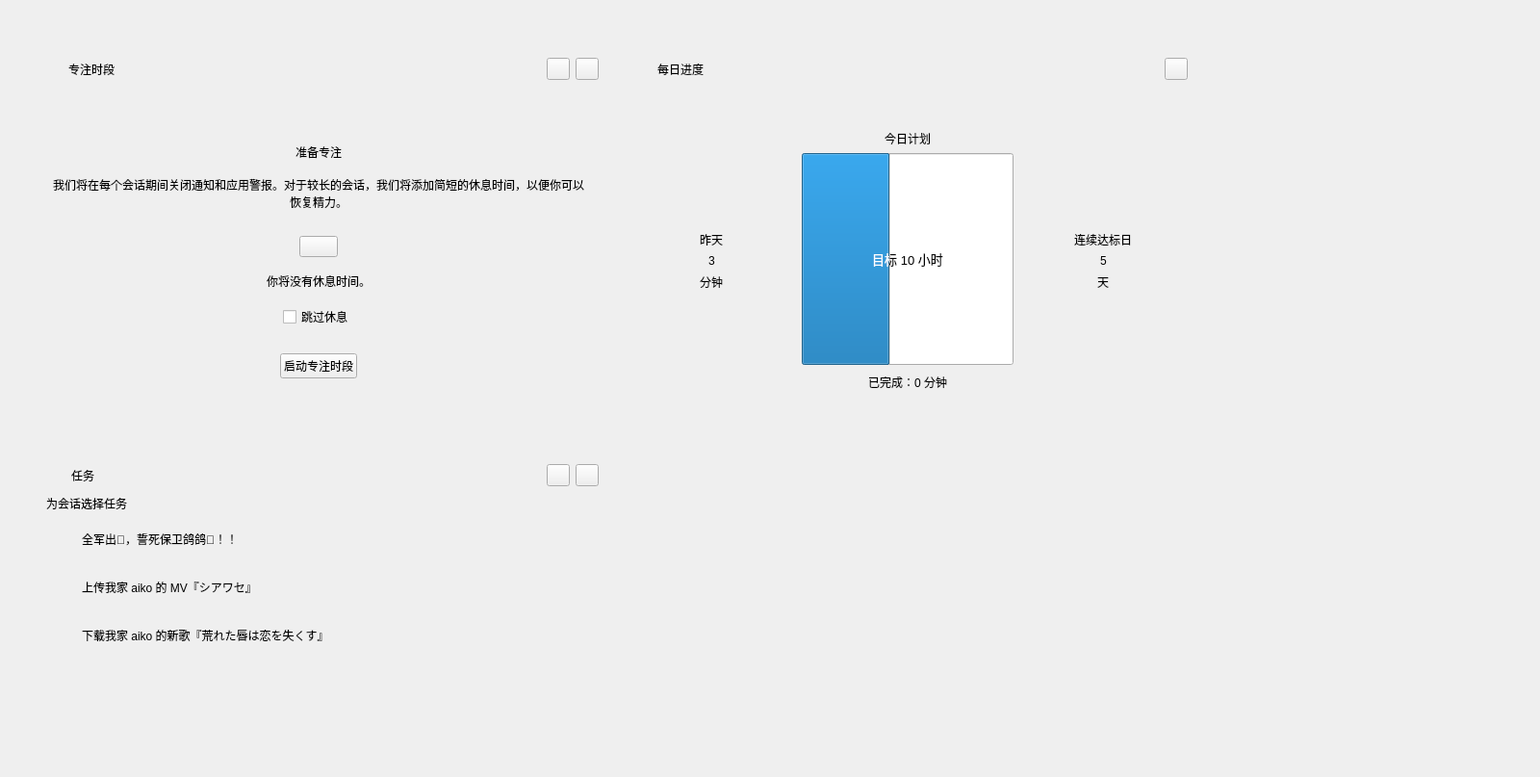
<?xml version="1.0" encoding="UTF-8"?>
<ui version="4.0">
 <class>FocusInterface</class>
 <widget class="QWidget" name="FocusInterface">
  <property name="geometry">
   <rect>
    <x>0</x>
    <y>0</y>
    <width>1600</width>
    <height>807</height>
   </rect>
  </property>
  <property name="windowTitle">
   <string>Form</string>
  </property>
  <layout class="QHBoxLayout" name="horizontalLayout_3">
   <item>
    <layout class="QGridLayout" name="gridLayout" columnstretch="1,1,0">
     <property name="sizeConstraint">
      <enum>QLayout::SetDefaultConstraint</enum>
     </property>
     <property name="leftMargin">
      <number>20</number>
     </property>
     <property name="topMargin">
      <number>40</number>
     </property>
     <property name="rightMargin">
      <number>20</number>
     </property>
     <property name="bottomMargin">
      <number>20</number>
     </property>
     <property name="spacing">
      <number>12</number>
     </property>
     <item row="0" column="1">
      <widget class="CardWidget" name="progressCard">
       <property name="sizePolicy">
        <sizepolicy hsizetype="Expanding" vsizetype="Fixed">
         <horstretch>0</horstretch>
         <verstretch>0</verstretch>
        </sizepolicy>
       </property>
       <property name="minimumSize">
        <size>
         <width>380</width>
         <height>410</height>
        </size>
       </property>
       <property name="maximumSize">
        <size>
         <width>600</width>
         <height>410</height>
        </size>
       </property>
       <layout class="QVBoxLayout" name="verticalLayout_4">
        <property name="sizeConstraint">
         <enum>QLayout::SetDefaultConstraint</enum>
        </property>
        <item>
         <layout class="QVBoxLayout" name="verticalLayout_2" stretch="0,0">
          <property name="sizeConstraint">
           <enum>QLayout::SetMinAndMaxSize</enum>
          </property>
          <item>
           <layout class="QHBoxLayout" name="horizontalLayout_4">
            <property name="leftMargin">
             <number>5</number>
            </property>
            <item>
             <widget class="IconWidget" name="progressIcon" native="true">
              <property name="minimumSize">
               <size>
                <width>18</width>
                <height>18</height>
               </size>
              </property>
              <property name="maximumSize">
               <size>
                <width>18</width>
                <height>18</height>
               </size>
              </property>
              <property name="icon" stdset="0">
               <iconset resource="../resource.qrc">
                <normaloff>:/images/tips.png</normaloff>:/images/tips.png</iconset>
              </property>
             </widget>
            </item>
            <item>
             <spacer name="horizontalSpacer_8">
              <property name="orientation">
               <enum>Qt::Horizontal</enum>
              </property>
              <property name="sizeType">
               <enum>QSizePolicy::Fixed</enum>
              </property>
              <property name="sizeHint" stdset="0">
               <size>
                <width>2</width>
                <height>20</height>
               </size>
              </property>
             </spacer>
            </item>
            <item>
             <widget class="StrongBodyLabel" name="dailyProgressLabel">
              <property name="text">
               <string>每日进度</string>
              </property>
             </widget>
            </item>
            <item>
             <spacer name="horizontalSpacer_9">
              <property name="orientation">
               <enum>Qt::Horizontal</enum>
              </property>
              <property name="sizeHint" stdset="0">
               <size>
                <width>40</width>
                <height>20</height>
               </size>
              </property>
             </spacer>
            </item>
            <item alignment="Qt::AlignRight">
             <widget class="TransparentToolButton" name="editButton"/>
            </item>
           </layout>
          </item>
          <item>
           <layout class="QHBoxLayout" name="horizontalLayout_5" stretch="1,2,1">
            <property name="sizeConstraint">
             <enum>QLayout::SetMinAndMaxSize</enum>
            </property>
            <item>
             <layout class="QVBoxLayout" name="verticalLayout_5">
              <item>
               <spacer name="verticalSpacer_5">
                <property name="orientation">
                 <enum>Qt::Vertical</enum>
                </property>
                <property name="sizeHint" stdset="0">
                 <size>
                  <width>20</width>
                  <height>40</height>
                 </size>
                </property>
               </spacer>
              </item>
              <item alignment="Qt::AlignHCenter|Qt::AlignVCenter">
               <widget class="BodyLabel" name="yesterdayLabel">
                <property name="text">
                 <string>昨天</string>
                </property>
               </widget>
              </item>
              <item alignment="Qt::AlignHCenter|Qt::AlignVCenter">
               <widget class="LargeTitleLabel" name="yesterdayTimeLabel">
                <property name="text">
                 <string>3</string>
                </property>
               </widget>
              </item>
              <item alignment="Qt::AlignHCenter|Qt::AlignVCenter">
               <widget class="BodyLabel" name="minuteLabel1">
                <property name="text">
                 <string>分钟</string>
                </property>
               </widget>
              </item>
              <item>
               <spacer name="verticalSpacer_6">
                <property name="orientation">
                 <enum>Qt::Vertical</enum>
                </property>
                <property name="sizeHint" stdset="0">
                 <size>
                  <width>20</width>
                  <height>40</height>
                 </size>
                </property>
               </spacer>
              </item>
             </layout>
            </item>
            <item>
             <layout class="QVBoxLayout" name="verticalLayout_10" stretch="0,0,1,0,0,0">
              <item>
               <spacer name="verticalSpacer_15">
                <property name="orientation">
                 <enum>Qt::Vertical</enum>
                </property>
                <property name="sizeHint" stdset="0">
                 <size>
                  <width>20</width>
                  <height>40</height>
                 </size>
                </property>
               </spacer>
              </item>
              <item>
               <widget class="SubtitleLabel" name="targetLabel">
                <property name="text">
                 <string>今日计划</string>
                </property>
                <property name="alignment">
                 <set>Qt::AlignCenter</set>
                </property>
               </widget>
              </item>
              <item>
               <widget class="ProgressRing" name="progressRing">
                <property name="sizePolicy">
                 <sizepolicy hsizetype="Expanding" vsizetype="Expanding">
                  <horstretch>1</horstretch>
                  <verstretch>1</verstretch>
                 </sizepolicy>
                </property>
                <property name="minimumSize">
                 <size>
                  <width>150</width>
                  <height>150</height>
                 </size>
                </property>
                <property name="maximumSize">
                 <size>
                  <width>220</width>
                  <height>220</height>
                 </size>
                </property>
                <property name="font">
                 <font>
                  <family>Microsoft YaHei UI</family>
                  <pointsize>10</pointsize>
                  <weight>50</weight>
                  <bold>false</bold>
                 </font>
                </property>
                <property name="maximum">
                 <number>24</number>
                </property>
                <property name="value">
                 <number>10</number>
                </property>
                <property name="alignment">
                 <set>Qt::AlignCenter</set>
                </property>
                <property name="textVisible">
                 <bool>true</bool>
                </property>
                <property name="orientation">
                 <enum>Qt::Horizontal</enum>
                </property>
                <property name="textDirection">
                 <enum>QProgressBar::TopToBottom</enum>
                </property>
                <property name="format">
                 <string>目标 %v 小时</string>
                </property>
                <property name="useAni" stdset="0">
                 <bool>false</bool>
                </property>
                <property name="val" stdset="0">
                 <double>10.000000000000000</double>
                </property>
                <property name="strokeWidth" stdset="0">
                 <number>15</number>
                </property>
               </widget>
              </item>
              <item>
               <spacer name="verticalSpacer_16">
                <property name="orientation">
                 <enum>Qt::Vertical</enum>
                </property>
                <property name="sizeType">
                 <enum>QSizePolicy::Fixed</enum>
                </property>
                <property name="sizeHint" stdset="0">
                 <size>
                  <width>20</width>
                  <height>3</height>
                 </size>
                </property>
               </spacer>
              </item>
              <item alignment="Qt::AlignHCenter">
               <widget class="BodyLabel" name="finishTimeLabel">
                <property name="text">
                 <string>已完成：0 分钟</string>
                </property>
               </widget>
              </item>
              <item>
               <spacer name="verticalSpacer_13">
                <property name="orientation">
                 <enum>Qt::Vertical</enum>
                </property>
                <property name="sizeHint" stdset="0">
                 <size>
                  <width>20</width>
                  <height>40</height>
                 </size>
                </property>
               </spacer>
              </item>
             </layout>
            </item>
            <item>
             <layout class="QVBoxLayout" name="verticalLayout_6">
              <item>
               <spacer name="verticalSpacer_9">
                <property name="orientation">
                 <enum>Qt::Vertical</enum>
                </property>
                <property name="sizeHint" stdset="0">
                 <size>
                  <width>20</width>
                  <height>40</height>
                 </size>
                </property>
               </spacer>
              </item>
              <item alignment="Qt::AlignHCenter|Qt::AlignVCenter">
               <widget class="BodyLabel" name="continousComplianceDayLabel">
                <property name="text">
                 <string>连续达标日</string>
                </property>
               </widget>
              </item>
              <item alignment="Qt::AlignHCenter">
               <widget class="LargeTitleLabel" name="compianceDayLabel">
                <property name="text">
                 <string>5</string>
                </property>
               </widget>
              </item>
              <item alignment="Qt::AlignHCenter">
               <widget class="BodyLabel" name="dayLabel">
                <property name="text">
                 <string>天</string>
                </property>
               </widget>
              </item>
              <item>
               <spacer name="verticalSpacer_10">
                <property name="orientation">
                 <enum>Qt::Vertical</enum>
                </property>
                <property name="sizeHint" stdset="0">
                 <size>
                  <width>20</width>
                  <height>40</height>
                 </size>
                </property>
               </spacer>
              </item>
             </layout>
            </item>
           </layout>
          </item>
         </layout>
        </item>
       </layout>
      </widget>
     </item>
     <item row="0" column="0">
      <widget class="CardWidget" name="focusCard">
       <property name="sizePolicy">
        <sizepolicy hsizetype="Expanding" vsizetype="Fixed">
         <horstretch>0</horstretch>
         <verstretch>0</verstretch>
        </sizepolicy>
       </property>
       <property name="minimumSize">
        <size>
         <width>380</width>
         <height>410</height>
        </size>
       </property>
       <property name="maximumSize">
        <size>
         <width>600</width>
         <height>410</height>
        </size>
       </property>
       <property name="styleSheet">
        <string notr="true"/>
       </property>
       <layout class="QVBoxLayout" name="verticalLayout_3">
        <property name="sizeConstraint">
         <enum>QLayout::SetDefaultConstraint</enum>
        </property>
        <item>
         <layout class="QVBoxLayout" name="verticalLayout">
          <property name="sizeConstraint">
           <enum>QLayout::SetDefaultConstraint</enum>
          </property>
          <item>
           <layout class="QHBoxLayout" name="horizontalLayout_2">
            <property name="leftMargin">
             <number>5</number>
            </property>
            <item>
             <widget class="IconWidget" name="focusCardIcon" native="true">
              <property name="minimumSize">
               <size>
                <width>20</width>
                <height>20</height>
               </size>
              </property>
              <property name="maximumSize">
               <size>
                <width>20</width>
                <height>20</height>
               </size>
              </property>
              <property name="icon" stdset="0">
               <iconset resource="../resource.qrc">
                <normaloff>:/images/alarms.png</normaloff>:/images/alarms.png</iconset>
              </property>
             </widget>
            </item>
            <item>
             <widget class="StrongBodyLabel" name="focusPeriodLabel">
              <property name="text">
               <string>专注时段</string>
              </property>
             </widget>
            </item>
            <item>
             <spacer name="horizontalSpacer">
              <property name="orientation">
               <enum>Qt::Horizontal</enum>
              </property>
              <property name="sizeHint" stdset="0">
               <size>
                <width>40</width>
                <height>20</height>
               </size>
              </property>
             </spacer>
            </item>
            <item>
             <widget class="TransparentToolButton" name="pinButton"/>
            </item>
            <item>
             <widget class="TransparentToolButton" name="moreButton"/>
            </item>
           </layout>
          </item>
          <item>
           <spacer name="verticalSpacer_12">
            <property name="orientation">
             <enum>Qt::Vertical</enum>
            </property>
            <property name="sizeHint" stdset="0">
             <size>
              <width>20</width>
              <height>40</height>
             </size>
            </property>
           </spacer>
          </item>
          <item>
           <widget class="SubtitleLabel" name="prepareFocusLabel">
            <property name="text">
             <string>准备专注</string>
            </property>
            <property name="alignment">
             <set>Qt::AlignCenter</set>
            </property>
           </widget>
          </item>
          <item>
           <layout class="QHBoxLayout" name="horizontalLayout_6">
            <property name="leftMargin">
             <number>15</number>
            </property>
            <property name="topMargin">
             <number>10</number>
            </property>
            <property name="rightMargin">
             <number>15</number>
            </property>
            <item>
             <widget class="BodyLabel" name="hintLabel">
              <property name="text">
               <string>我们将在每个会话期间关闭通知和应用警报。对于较长的会话，我们将添加简短的休息时间，以便你可以恢复精力。</string>
              </property>
              <property name="alignment">
               <set>Qt::AlignCenter</set>
              </property>
              <property name="wordWrap">
               <bool>true</bool>
              </property>
              <property name="margin">
               <number>0</number>
              </property>
              <property name="lightColor" stdset="0">
               <color>
                <red>96</red>
                <green>96</green>
                <blue>96</blue>
               </color>
              </property>
              <property name="darkColor" stdset="0">
               <color>
                <red>206</red>
                <green>206</green>
                <blue>206</blue>
               </color>
              </property>
             </widget>
            </item>
           </layout>
          </item>
          <item>
           <spacer name="verticalSpacer_2">
            <property name="orientation">
             <enum>Qt::Vertical</enum>
            </property>
            <property name="sizeType">
             <enum>QSizePolicy::Fixed</enum>
            </property>
            <property name="sizeHint" stdset="0">
             <size>
              <width>20</width>
              <height>20</height>
             </size>
            </property>
           </spacer>
          </item>
          <item alignment="Qt::AlignHCenter">
           <widget class="TimePicker" name="timePicker">
            <property name="secondVisible" stdset="0">
             <bool>true</bool>
            </property>
           </widget>
          </item>
          <item>
           <spacer name="verticalSpacer_3">
            <property name="orientation">
             <enum>Qt::Vertical</enum>
            </property>
            <property name="sizeType">
             <enum>QSizePolicy::Fixed</enum>
            </property>
            <property name="sizeHint" stdset="0">
             <size>
              <width>20</width>
              <height>10</height>
             </size>
            </property>
           </spacer>
          </item>
          <item alignment="Qt::AlignHCenter">
           <widget class="BodyLabel" name="bottomHintLabel">
            <property name="text">
             <string>你将没有休息时间。</string>
            </property>
            <property name="alignment">
             <set>Qt::AlignCenter</set>
            </property>
           </widget>
          </item>
          <item>
           <spacer name="verticalSpacer_11">
            <property name="orientation">
             <enum>Qt::Vertical</enum>
            </property>
            <property name="sizeType">
             <enum>QSizePolicy::Fixed</enum>
            </property>
            <property name="sizeHint" stdset="0">
             <size>
              <width>20</width>
              <height>10</height>
             </size>
            </property>
           </spacer>
          </item>
          <item alignment="Qt::AlignHCenter">
           <widget class="CheckBox" name="skipRelaxCheckBox">
            <property name="enabled">
             <bool>true</bool>
            </property>
            <property name="text">
             <string>跳过休息</string>
            </property>
           </widget>
          </item>
          <item>
           <spacer name="verticalSpacer_4">
            <property name="orientation">
             <enum>Qt::Vertical</enum>
            </property>
            <property name="sizeType">
             <enum>QSizePolicy::Fixed</enum>
            </property>
            <property name="sizeHint" stdset="0">
             <size>
              <width>20</width>
              <height>20</height>
             </size>
            </property>
           </spacer>
          </item>
          <item alignment="Qt::AlignHCenter">
           <widget class="PrimaryPushButton" name="startFocusButton">
            <property name="text">
             <string>启动专注时段</string>
            </property>
            <property name="autoDefault">
             <bool>true</bool>
            </property>
           </widget>
          </item>
          <item>
           <spacer name="verticalSpacer">
            <property name="orientation">
             <enum>Qt::Vertical</enum>
            </property>
            <property name="sizeHint" stdset="0">
             <size>
              <width>20</width>
              <height>40</height>
             </size>
            </property>
           </spacer>
          </item>
         </layout>
        </item>
       </layout>
      </widget>
     </item>
     <item row="1" column="0">
      <widget class="CardWidget" name="taskCard">
       <property name="minimumSize">
        <size>
         <width>370</width>
         <height>0</height>
        </size>
       </property>
       <property name="maximumSize">
        <size>
         <width>600</width>
         <height>395</height>
        </size>
       </property>
       <layout class="QVBoxLayout" name="verticalLayout_8">
        <item>
         <layout class="QVBoxLayout" name="verticalLayout_7">
          <property name="leftMargin">
           <number>8</number>
          </property>
          <item>
           <layout class="QHBoxLayout" name="horizontalLayout_7">
            <item>
             <widget class="IconWidget" name="taskCardIcon" native="true">
              <property name="minimumSize">
               <size>
                <width>18</width>
                <height>18</height>
               </size>
              </property>
              <property name="maximumSize">
               <size>
                <width>18</width>
                <height>18</height>
               </size>
              </property>
              <property name="icon" stdset="0">
               <iconset resource="../resource.qrc">
                <normaloff>:/images/todo.png</normaloff>:/images/todo.png</iconset>
              </property>
             </widget>
            </item>
            <item>
             <spacer name="horizontalSpacer_7">
              <property name="orientation">
               <enum>Qt::Horizontal</enum>
              </property>
              <property name="sizeType">
               <enum>QSizePolicy::Fixed</enum>
              </property>
              <property name="sizeHint" stdset="0">
               <size>
                <width>2</width>
                <height>2</height>
               </size>
              </property>
             </spacer>
            </item>
            <item>
             <widget class="StrongBodyLabel" name="taskLabel">
              <property name="text">
               <string>任务</string>
              </property>
             </widget>
            </item>
            <item>
             <spacer name="horizontalSpacer_3">
              <property name="orientation">
               <enum>Qt::Horizontal</enum>
              </property>
              <property name="sizeHint" stdset="0">
               <size>
                <width>40</width>
                <height>20</height>
               </size>
              </property>
             </spacer>
            </item>
            <item>
             <widget class="TransparentToolButton" name="addTaskButton"/>
            </item>
            <item>
             <widget class="TransparentToolButton" name="moreTaskButton"/>
            </item>
           </layout>
          </item>
          <item>
           <spacer name="verticalSpacer_8">
            <property name="orientation">
             <enum>Qt::Vertical</enum>
            </property>
            <property name="sizeType">
             <enum>QSizePolicy::Fixed</enum>
            </property>
            <property name="sizeHint" stdset="0">
             <size>
              <width>20</width>
              <height>3</height>
             </size>
            </property>
           </spacer>
          </item>
          <item>
           <widget class="BodyLabel" name="hintLabel_2">
            <property name="text">
             <string>为会话选择任务</string>
            </property>
            <property name="lightColor" stdset="0">
             <color>
              <red>96</red>
              <green>96</green>
              <blue>96</blue>
             </color>
            </property>
            <property name="darkColor" stdset="0">
             <color>
              <red>206</red>
              <green>206</green>
              <blue>206</blue>
             </color>
            </property>
           </widget>
          </item>
          <item>
           <layout class="QVBoxLayout" name="verticalLayout_9">
            <property name="rightMargin">
             <number>7</number>
            </property>
            <item>
             <widget class="CardWidget" name="taskCard1">
              <property name="minimumSize">
               <size>
                <width>0</width>
                <height>44</height>
               </size>
              </property>
              <property name="maximumSize">
               <size>
                <width>16777215</width>
                <height>44</height>
               </size>
              </property>
              <layout class="QHBoxLayout" name="horizontalLayout_9">
               <property name="leftMargin">
                <number>15</number>
               </property>
               <item>
                <layout class="QHBoxLayout" name="horizontalLayout_8">
                 <item>
                  <widget class="IconWidget" name="taskIcon1" native="true">
                   <property name="sizePolicy">
                    <sizepolicy hsizetype="Preferred" vsizetype="Preferred">
                     <horstretch>16</horstretch>
                     <verstretch>16</verstretch>
                    </sizepolicy>
                   </property>
                   <property name="minimumSize">
                    <size>
                     <width>16</width>
                     <height>16</height>
                    </size>
                   </property>
                   <property name="maximumSize">
                    <size>
                     <width>16</width>
                     <height>16</height>
                    </size>
                   </property>
                  </widget>
                 </item>
                </layout>
               </item>
               <item>
                <widget class="BodyLabel" name="taskLabel1">
                 <property name="text">
                  <string>全军出🐔，誓死保卫鸽鸽🏀！！</string>
                 </property>
                 <property name="pixelFontSize" stdset="0">
                  <number>14</number>
                 </property>
                 <property name="strikeOut" stdset="0">
                  <bool>true</bool>
                 </property>
                </widget>
               </item>
               <item>
                <spacer name="horizontalSpacer_4">
                 <property name="orientation">
                  <enum>Qt::Horizontal</enum>
                 </property>
                 <property name="sizeHint" stdset="0">
                  <size>
                   <width>40</width>
                   <height>20</height>
                  </size>
                 </property>
                </spacer>
               </item>
              </layout>
             </widget>
            </item>
            <item>
             <widget class="CardWidget" name="taskCard2">
              <property name="minimumSize">
               <size>
                <width>0</width>
                <height>44</height>
               </size>
              </property>
              <property name="maximumSize">
               <size>
                <width>16777215</width>
                <height>44</height>
               </size>
              </property>
              <layout class="QHBoxLayout" name="horizontalLayout_12">
               <property name="leftMargin">
                <number>15</number>
               </property>
               <item>
                <layout class="QHBoxLayout" name="horizontalLayout_13">
                 <item>
                  <widget class="IconWidget" name="taskIcon2" native="true">
                   <property name="sizePolicy">
                    <sizepolicy hsizetype="Preferred" vsizetype="Preferred">
                     <horstretch>16</horstretch>
                     <verstretch>16</verstretch>
                    </sizepolicy>
                   </property>
                   <property name="minimumSize">
                    <size>
                     <width>16</width>
                     <height>16</height>
                    </size>
                   </property>
                   <property name="maximumSize">
                    <size>
                     <width>16</width>
                     <height>16</height>
                    </size>
                   </property>
                  </widget>
                 </item>
                </layout>
               </item>
               <item>
                <widget class="BodyLabel" name="taskLabel2">
                 <property name="text">
                  <string>上传我家 aiko 的 MV『シアワセ』</string>
                 </property>
                </widget>
               </item>
               <item>
                <spacer name="horizontalSpacer_6">
                 <property name="orientation">
                  <enum>Qt::Horizontal</enum>
                 </property>
                 <property name="sizeHint" stdset="0">
                  <size>
                   <width>40</width>
                   <height>20</height>
                  </size>
                 </property>
                </spacer>
               </item>
              </layout>
             </widget>
            </item>
            <item>
             <widget class="CardWidget" name="taskCard3">
              <property name="minimumSize">
               <size>
                <width>0</width>
                <height>44</height>
               </size>
              </property>
              <property name="maximumSize">
               <size>
                <width>16777215</width>
                <height>44</height>
               </size>
              </property>
              <layout class="QHBoxLayout" name="horizontalLayout_10">
               <property name="leftMargin">
                <number>15</number>
               </property>
               <item>
                <layout class="QHBoxLayout" name="horizontalLayout_11">
                 <item>
                  <widget class="IconWidget" name="taskIcon3" native="true">
                   <property name="sizePolicy">
                    <sizepolicy hsizetype="Preferred" vsizetype="Preferred">
                     <horstretch>16</horstretch>
                     <verstretch>16</verstretch>
                    </sizepolicy>
                   </property>
                   <property name="minimumSize">
                    <size>
                     <width>16</width>
                     <height>16</height>
                    </size>
                   </property>
                   <property name="maximumSize">
                    <size>
                     <width>16</width>
                     <height>16</height>
                    </size>
                   </property>
                  </widget>
                 </item>
                </layout>
               </item>
               <item>
                <widget class="BodyLabel" name="taskLabel3">
                 <property name="text">
                  <string>下载我家 aiko 的新歌『荒れた唇は恋を失くす』</string>
                 </property>
                </widget>
               </item>
               <item>
                <spacer name="horizontalSpacer_5">
                 <property name="orientation">
                  <enum>Qt::Horizontal</enum>
                 </property>
                 <property name="sizeHint" stdset="0">
                  <size>
                   <width>40</width>
                   <height>20</height>
                  </size>
                 </property>
                </spacer>
               </item>
              </layout>
             </widget>
            </item>
           </layout>
          </item>
          <item>
           <spacer name="verticalSpacer_7">
            <property name="orientation">
             <enum>Qt::Vertical</enum>
            </property>
            <property name="sizeHint" stdset="0">
             <size>
              <width>20</width>
              <height>40</height>
             </size>
            </property>
           </spacer>
          </item>
         </layout>
        </item>
       </layout>
      </widget>
     </item>
     <item row="0" column="2">
      <spacer name="horizontalSpacer_2">
       <property name="orientation">
        <enum>Qt::Horizontal</enum>
       </property>
       <property name="sizeHint" stdset="0">
        <size>
         <width>40</width>
         <height>20</height>
        </size>
       </property>
      </spacer>
     </item>
    </layout>
   </item>
  </layout>
 </widget>
 <customwidgets>
  <customwidget>
   <class>CheckBox</class>
   <extends>QCheckBox</extends>
   <header>qfluentwidgets</header>
  </customwidget>
  <customwidget>
   <class>PushButton</class>
   <extends>QPushButton</extends>
   <header>qfluentwidgets</header>
  </customwidget>
  <customwidget>
   <class>PrimaryPushButton</class>
   <extends>PushButton</extends>
   <header>qfluentwidgets</header>
  </customwidget>
  <customwidget>
   <class>ToolButton</class>
   <extends>QToolButton</extends>
   <header>qfluentwidgets</header>
  </customwidget>
  <customwidget>
   <class>TransparentToolButton</class>
   <extends>ToolButton</extends>
   <header>qfluentwidgets</header>
  </customwidget>
  <customwidget>
   <class>IconWidget</class>
   <extends>QWidget</extends>
   <header>qfluentwidgets</header>
  </customwidget>
  <customwidget>
   <class>CardWidget</class>
   <extends>QFrame</extends>
   <header>qfluentwidgets</header>
   <container>1</container>
  </customwidget>
  <customwidget>
   <class>TimePicker</class>
   <extends>QPushButton</extends>
   <header>qfluentwidgets</header>
  </customwidget>
  <customwidget>
   <class>BodyLabel</class>
   <extends>QLabel</extends>
   <header>qfluentwidgets</header>
  </customwidget>
  <customwidget>
   <class>StrongBodyLabel</class>
   <extends>QLabel</extends>
   <header>qfluentwidgets</header>
  </customwidget>
  <customwidget>
   <class>SubtitleLabel</class>
   <extends>QLabel</extends>
   <header>qfluentwidgets</header>
  </customwidget>
  <customwidget>
   <class>LargeTitleLabel</class>
   <extends>QLabel</extends>
   <header>qfluentwidgets</header>
  </customwidget>
  <customwidget>
   <class>ProgressBar</class>
   <extends>QProgressBar</extends>
   <header>qfluentwidgets</header>
  </customwidget>
  <customwidget>
   <class>ProgressRing</class>
   <extends>ProgressBar</extends>
   <header>qfluentwidgets</header>
  </customwidget>
 </customwidgets>
 <resources>
  <include location="../resource.qrc"/>
 </resources>
 <connections/>
</ui>
